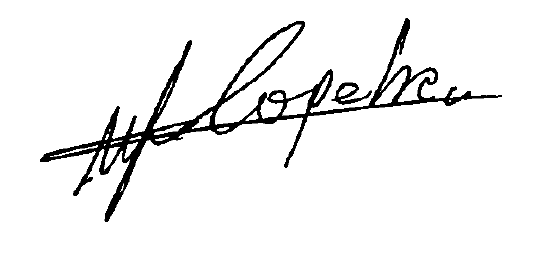
//> input picture 1.jpeg, 556 x 254 px
$ ./project_final ./   (built with g++ and OpenCV 4)
//> lines starting //> are read from the running program, lines starting //| are printed output that depends on the picture; after the words box and inside, x2 and y2 are one past the last pixel; in counts of white or black regions, pixels touching at a corner belong together
#include <bits/stdc++.h>
#include <stdio.h>
#include <iostream>
#include <opencv2/opencv.hpp>
#include <algorithm>
#include <cmath>
#include <utility>
#include <string.h>
#include <fstream>
#include <sys/types.h>
#include <dirent.h>
#include <errno.h>
#include <sys/stat.h>
#include <unistd.h>

using namespace std;
using namespace cv;

#define pi (22/7)

int size_x,size_y;
Mat image,image_grey;
float bound_height,bound_width;
ofstream wrt;
int h=0,b=0,length=0,height=0;
int **binaryImage;


//-------------------------------------------------------------------------------

void load_image()
{
	for(int i=0;i<h;i++)
	{
		for(int j=0;j<b;j++)
		{
			binaryImage[i][j]=(image_grey.at<uchar>(i,j)==255 ? 1:0);
		}
	}

return;
}


// [127 lines left out: functions print_skeleton_image, find_B_P1, isvalid, find_A_P1, condition1, condition2 and 2 more, not called in this run]

void hilditch( )
{
	/*
	Conditions to be satisified to change a pixel p1 from black to white. (i.e deleting the pixel)

	condition 1  :   2 < = B(p1) < = 6
	condition 2  :   A(p1)=1
	condition 3  :   p2.p4.p8=0 or A(p2)!= 1
	condition 4  :   p2.p4.p6=0 or A(p4)!= 1
	*/

	bool hasChange;

		do
		{
		hasChange = false;

		for (int i = 1; i + 1 < height; i++)
		{
                for (int j = 1; j + 1 < length; j++)
				{
					if (binaryImage[i][j]==1 && condition1(i,j) && condition2(i,j) && condition3(i,j) && condition4(i,j))
					{
                        binaryImage[i][j] = 0;
                        hasChange = true;
                    }
                }
            }
        }
		while (hasChange);

		return;
}

int is_edge_point(int x, int y)
{
	int count=0;

	for(int i=0;i<3;i++)
	{
		for(int j=0;j<3;j++)
		{
			if(i==1&&j==1)
				continue;
			if((binaryImage[i+x][j+y]==1))
			count++;
		}
	}

	if(count==1)
		return 1;
	else
		return 0;
}

int number_of_edge_points()
{
	int count=0;

	for(int i=0;i<h;i++)
	{
		for(int j=0;j<b;j++)
		{
			if(is_edge_point(i,j)==1)
			count++;
		}
	}

	return count;
}

// Normalised Area Function including centroid
// Normalised Area = (area of signature / area of bounding box)

long double na(int my,int mmy,int ret)
{
	long double sum_x=0;
	long double p_cnt=0;
	int pixel_count=0;
	int min_x=size_x,min_y=size_y,max_x=0,max_y=0;

	for(int x=0;x<=size_x;x++)
	{
		for(int y=my;y<=mmy;y++)
		{
			if(!image_grey.at<uchar>(x,y))
		    {
		    	pixel_count++;
		        min_x=min(min_x,x);
		        max_x=max(max_x,x);
		        min_y=min(min_y,y);
		        max_y=max(max_y,y);
		        sum_x+=x;
		        p_cnt++;
		    }
		}
	  }

	float bound_height=max_x-min_x+1;
	float bound_width=max_y-min_y+1;

	long double normalised_area;
	long double area=(bound_height)*(bound_width);

	normalised_area=pixel_count/area;			// (area of signature/ area of bounding box)

	long double centroid_x=sum_x/p_cnt;
	long double area11=0,area12=0;

	area11=(centroid_x-min_x+1)*(max_y-min_y+1);
	area12=(max_x-centroid_x)*(max_y-min_y+1);

	if(ret==0)
    	return normalised_area;
    if(ret==1)
    	return area11;

  	return area12;
}


int main( int argc, char** argv )
{
	string img=".jpeg";
	int cnt=0;
	//mkdir("out", S_IRWXU | S_IRWXG | S_IROTH |S_IXOTH);
	chdir(argv[1]);
	vector<long double> naa,ar,hh,vh,ca,ts1,ts2,ts3,sf1,sf2,sf3,sf4,sf5,sf6,lrx,lry,rlx,rly,tbx,tby,btx,bty,ep;
	vector<pair<long double,long double> > c1,c2;
	int flag=0;
	while(1){
	  	cnt++;
	  	string file;
	  	stringstream ss;
	  	ss<<cnt;ss>>file;
	  	string ff=file+".txt";
	  	file+=img;

	  	image = imread( file.c_str(), 1 );
//> image is the input picture: 254 rows x 556 cols, CV_8UC3; min 0, max 255, mean 239.8
	  	if(!image.data )
	  	{
		  	printf( "No image data \n" );
		  	break;
	  	}
	  	wrt.open(ff.c_str());
	  	flag=1;

		size_x=0,size_y=0;
		bound_height=0,bound_width=0;
		h=0,b=0,length=0,height=0;

	  	cvtColor(image, image_grey, CV_RGB2GRAY);
	  	namedWindow( "Display Image", CV_WINDOW_AUTOSIZE );
	  	namedWindow( "Original Image", CV_WINDOW_AUTOSIZE );

	  	//imshow( "Original Image", image_grey );
	  	Size s = image_grey.size();
//> s = Size(556, 254)
	  	size_x = s.height;
//> size_x = 254
	  	size_y = s.width;
//> size_y = 556
	  	int pixel_count=0;
	  	int min_x=size_x,min_y=size_y,max_x=0,max_y=0;
//> min_x = 254; min_y = 556

	  	// Bounding Box
	  	for(int x=0;x<size_x;x++)
	  	{
			for(int y=0;y<size_y;y++)
			{
				image_grey.at<uchar>(x,y)=(image_grey.at<uchar>(x,y)<=125 ? 0:255);

				if(!image_grey.at<uchar>(x,y))
				{
					pixel_count++;
				    min_x=min(min_x,x);
				    max_x=max(max_x,x);
				    min_y=min(min_y,y);
				    max_y=max(max_y,y);
				}
			}
	  	}
//> this loop made 254 passes
//> (pixel_count, min_x, max_x, min_y, max_y) on passes 1 to 3: (0, 254, 0, 556, 0), (0, 254, 0, 556, 0), (0, 254, 0, 556, 0)
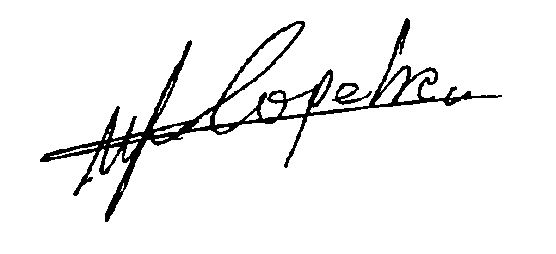
//> image_grey: 254 rows x 556 cols, CV_8UC1; 94.2% white; 2 black regions, box (x1, y1, x2, y2) and area: (40, 18, 502, 222) 7826, (332, 83, 372, 105) 305
//> after the loop, pixel_count = 8131; min_x = 18; max_x = 221; min_y = 40; max_y = 501

	  	bound_height=max_x-min_x+1;
//> bound_height = 204
	  	bound_width=max_y-min_y+1;
//> bound_width = 462

	  	long double normalised_area;
	  	long double area=(bound_height)*(bound_width);
//> area = 94248

	  	wrt<<"Height 		: "<<size_x<<"\n";
	  	wrt<<"Width 		: "<<size_y<<"\n";
	  	wrt<<"Pixel count	: "<<pixel_count<<"\n";
	  	wrt<<"Total pixels	: "<<size_x * size_y<<"\n";

	  	wrt<<"Bounding Box Height	: "<<bound_height<<"\t\tMin_x	: "<<min_x<<"\tMax_x	: "<<max_x<<"\n";
	  	wrt<<"Bounding Box Width	: "<<bound_width<<"\t\tMin_y	: "<<min_y<<"\tMax_y	: "<<max_y<<"\n";
	  	wrt<<"Bounding Box Area 	: "<<area<<"\n";

	  	normalised_area=pixel_count/area;  	// (area of signature/ area of bounding box)
//> normalised_area = 0.0863

	  	wrt<<"Feature 1      : Normalised area               : "<<normalised_area<<"\n";
	  	naa.push_back(normalised_area);
//> naa = [0.0863]

	  	long double AR=bound_width/bound_height;
//> AR = 2.26
	  	wrt<<"Feature 2      : Aspect Ratio                  : "<<AR<<"\n";
	    ar.push_back(AR);
//> ar = [2.26]

	  	int hor_histo=0;
	  	int ver_histo=0;
	  	long double histo_row,histo_col;

	  	int sum_x1=0,sum_x2=0,sum_y1=0,sum_y2=0;
	  	int p_cnt1=0,p_cnt2=0;

	  	for(int x=min_x;x<=max_x;x++)
	  	{
			int cnt=0;

			for(int y=min_y;y<=max_y;y++)
			{
				if(!image_grey.at<uchar>(x,y))
				{
				    cnt++;
				    if(y<(max_y-min_y)/2)
				    {
				            sum_x1+=x;
				            sum_y1+=y;
				            p_cnt1++;
				    }

				    else
				    {
				        sum_x2+=x;
				        sum_y2+=y;
				        p_cnt2++;
				    }
				}
			}

			if(hor_histo<cnt)
			{
				hor_histo=cnt;
				histo_row=x;
			}
	  	}
//> this loop made 204 passes
//> (sum_x1, sum_y1, p_cnt1, sum_x2, sum_y2, hor_histo) on passes 1, 2, 3, 4, 5, 6, 10, 11, 24, 25, 30, 49: (0, 0, 0, 36, 813, 2), (0, 0, 0, 112, 2439, 4), (0, 0, 0, 212, 4474, 5), (0, 0, 0, 506, 9309, 14), (0, 0, 0, 880, 15037, 17), (0, 0, 0, 1317, 21350, 19), (0, 0, 0, 3182, 46167, 20), (0, 0, 0, 3770, 53182, 21), (204, 948, 5, 12281, 134149, 22), (414, 1893, 10, 13079, 140529, 24), (1629, 6969, 37, 17045, 169759, 25), (7498, 25620, 139, 32883, 256349, 30)
//> (sum_x1, sum_y1, p_cnt1, sum_x2, sum_y2) on passes 7, 8, 9, 12, 13, 14: (0, 0, 0, 1749, 27446), (0, 0, 0, 2174, 33234), (0, 0, 0, 2642, 39425), (0, 0, 0, 4350, 59888), (0, 0, 0, 4980, 66864), (0, 0, 0, 5569, 73134)

	  	for(int y=min_y;y<=max_y;y++)
	  	{
			int cnt=0;

			for(int x=min_x;x<=max_x;x++)
			{
				if(!image_grey.at<uchar>(x,y))
				{
				    cnt++;
				}
			}
			if(ver_histo<cnt)
			{
				ver_histo=cnt;
				histo_col=y;
			}
		}

	  	wrt<<"Feature 3      : horizontal histogram          : "<<histo_row<<"\n";
	  	wrt<<"Feature 4      : vertical histogram            : "<<histo_col<<"\n";
	  	hh.push_back(histo_row);
	  	vh.push_back(histo_col);
	  	long double centroid_x1,centroid_y1,centroid_x2,centroid_y2;
	  	centroid_x1=(long double)sum_x1/(long double)p_cnt1;
	  	centroid_y1=(long double)sum_y1/(long double)p_cnt1;
	  	centroid_x2=(long double)sum_x2/(long double)p_cnt2;
	  	centroid_y2=(long double)sum_y2/(long double)p_cnt2;


	  	long double hyp=sqrt(((centroid_x1-centroid_x2)*(centroid_x1-centroid_x2))+((centroid_y1-centroid_y2)*(centroid_y1-centroid_y2)));
	  	long double height=abs(centroid_x1-centroid_x2);
	  	long double c_angle=asin(height/hyp)/pi;

	  	c_angle+=(long double)0.5;
	  	wrt<<"Feature 5a     : Centroid 1                    : "<<centroid_y1<<" "<<centroid_x1<<"\n";
	  	wrt<<"Feature 5b     : Centroid 2                    : "<<centroid_y2<<" "<<centroid_x2<<"\n";
	  	wrt<<"Feature 5c     : Centroid angle                : "<<c_angle<<"\n";
		c1.push_back(make_pair(centroid_y1,centroid_x1));
		c2.push_back(make_pair(centroid_y2,centroid_x2));
	  	long double tri_surface_1=na(min_y,min_y+bound_width/3,0);
	  	long double tri_surface_2=na(min_y+bound_width/3+1,min_y+(bound_width/3)*2,0);
	  	long double tri_surface_3=na(min_y+((bound_width/3)*2)+1,max_y,0);
	  	wrt<<"Feature 6      : tri_surface 1                 : "<<tri_surface_1<<"\n";
	  	wrt<<"Feature 7      : tri_surface 2                 : "<<tri_surface_2<<"\n";
	  	wrt<<"Feature 8      : tri_surface 3                 : "<<tri_surface_3<<"\n";

		ts1.push_back(tri_surface_1);
		ts2.push_back(tri_surface_2);
		ts3.push_back(tri_surface_3);
	  	long double six_fold_1=na(min_y,min_y+bound_width/3,1);
	  	long double six_fold_2=na(min_y,min_y+bound_width/3,2);
	  	long double six_fold_3=na(min_y+bound_width/3+1,min_y+(bound_width/3)*2,1);
	  	long double six_fold_4=na(min_y+bound_width/3+1,min_y+(bound_width/3)*2,2);
	  	long double six_fold_5=na(min_y+((bound_width/3)*2)+1,max_y,1);
	  	long double six_fold_6=na(min_y+((bound_width/3)*2)+1,max_y,2);
	  	wrt<<"Feature 9      : six_fold 1                    : "<<six_fold_1<<"\n";
	  	wrt<<"Feature 10     : six_fold 2                    : "<<six_fold_2<<"\n";
	  	wrt<<"Feature 11     : six_fold 3                    : "<<six_fold_3<<"\n";
	  	wrt<<"Feature 12     : six_fold 4                    : "<<six_fold_4<<"\n";
	  	wrt<<"Feature 13     : six_fold 5                    : "<<six_fold_5<<"\n";
	  	wrt<<"Feature 14     : six_fold 6                    : "<<six_fold_6<<"\n";

		sf1.push_back(six_fold_1);
		sf2.push_back(six_fold_2);
		sf3.push_back(six_fold_3);
		sf4.push_back(six_fold_4);
		sf5.push_back(six_fold_5);
		sf6.push_back(six_fold_6);

		double xr1=0,yr1=0,xr2=0,yr2=0,xr3=0,yr3=0,xr4=0,yr4=0;
		int cnt=0;
		for(int x=0;x<size_x;x++)
	  	{
			for(int y=0;y<size_y-1;y++)
			{
				if(image_grey.at<uchar>(x,y)!=(image_grey.at<uchar>(x,y+1))){
						xr1+=x;
						yr1+=y;
						cnt++;
				}
			}
	  	}
	  	xr1/=(cnt*size_x);
	  	yr1/=(cnt*size_y);

	  	cnt=0;
	  	for(int x=0;x<size_x;x++)
	  	{
			for(int y=size_y-1;y>=1;y--)
			{
				if(image_grey.at<uchar>(x,y)!=(image_grey.at<uchar>(x,y-1))){
						xr2+=x;
						yr2+=y;
						cnt++;
				}
			}
	  	}
	  	xr2/=(cnt*size_x);
	  	yr2/=(cnt*size_y);

	  	cnt=0;
	  	for(int y=0;y<size_y;y++)
	  	{
			for(int x=0;x<size_x-1;x++)
			{
				if(image_grey.at<uchar>(x,y)!=(image_grey.at<uchar>(x+1,y))){
						xr3+=x;
						yr3+=y;
						cnt++;
				}
			}
	  	}
	  	xr3/=(cnt*size_x);
	  	yr3/=(cnt*size_y);

	  	cnt=0;
	  	for(int y=0;y<size_y;y++)
	  	{
			for(int x=size_x-1;x>=1;x--)
			{
				if(image_grey.at<uchar>(x,y)!=(image_grey.at<uchar>(x-1,y))){
						xr4+=x;
						yr4+=y;
						cnt++;
				}
			}
	  	}
	  	xr4/=(cnt*size_x);
	  	yr4/=(cnt*size_y);

	  	/*wrt<<xr1<<" "<<xr2<<" "<<xr3<<" "<<xr4<<"\n";
	  	wrt<<yr1<<" "<<yr2<<" "<<yr3<<" "<<yr4<<"\n";*/

	  	wrt<<"Feature 15     : left-right(x)                 : "<<xr1<<"\n";
	  	wrt<<"Feature 16     : left-right(y)                 : "<<yr1<<"\n";
	  	wrt<<"Feature 17     : right-left(x)                 : "<<xr2<<"\n";
	  	wrt<<"Feature 18     : right-left(y)                 : "<<yr2<<"\n";
	  	wrt<<"Feature 19     : top-bottom(x)                 : "<<xr3<<"\n";
	  	wrt<<"Feature 20     : top-bottom(y)                 : "<<yr3<<"\n";
	  	wrt<<"Feature 21     : bottom-top(x)                 : "<<xr4<<"\n";
	  	wrt<<"Feature 22     : bottom-top(y)                 : "<<yr4<<"\n";

		lrx.push_back(xr1);
		lry.push_back(yr1);
		rlx.push_back(xr2);
		rly.push_back(yr2);
		tbx.push_back(xr3);
		tby.push_back(yr3);
		btx.push_back(xr4);
		bty.push_back(yr4);

		binaryImage=new int* [size_x+10];

		for(int i=0;i<size_x+10;i++)
			binaryImage[i]=new int[size_y+10];

		b=size_y;
		h=size_x;
		length=size_y;
		height=size_x;
		load_image( );
		//wrt<<"Image before Skeletonization \n";
		hilditch( );
		//wrt<<"Image after Skeletonization \n";
		//print_skeleton_image();
		int edge_points=number_of_edge_points();
	  	wrt<<"Feature 23     : edge_points                   : "<<edge_points<<"\n";

	  	ep.push_back(edge_points);
		for(int y=min_y;y<=max_y;y++)
		{
			for(int x = min_x;x<=max_x;x++)
				if(y==min_y || y==max_y || x==min_x || x==max_x)
				image_grey.at<uchar>(x,y)=0;
		}
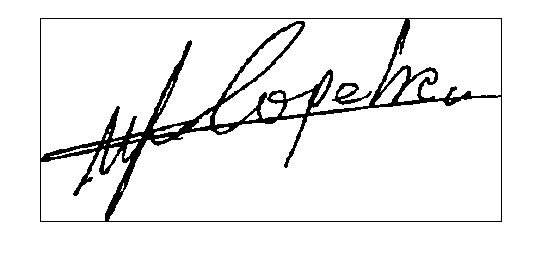
//> image_grey: 254 rows x 556 cols, CV_8UC1; 93.3% white; 2 black regions, box (x1, y1, x2, y2) and area: (40, 18, 502, 222) 9144, (332, 83, 372, 105) 305

		for(int y=min_y;y<=max_y;y++)
		{
			image_grey.at<uchar>(histo_row,y)=0;
		}
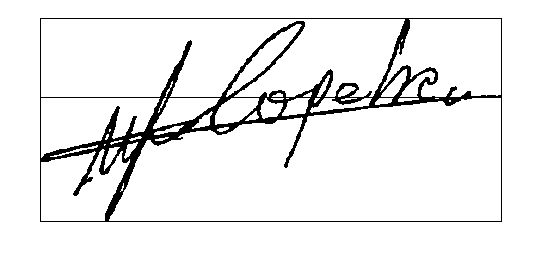
//> image_grey: 254 rows x 556 cols, CV_8UC1; 93.1% white; 1 black region, box (x1, y1, x2, y2) and area: (40, 18, 502, 222) 9766

		for(int x = min_x;x<=max_x;x++)
		{
			image_grey.at<uchar>(x,histo_col)=0;
		}
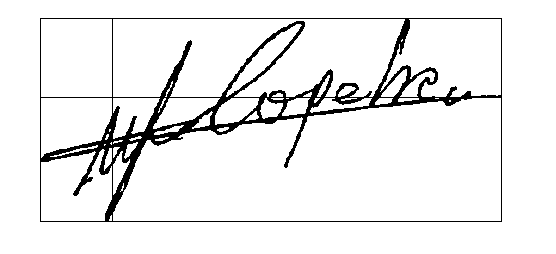
//> image_grey: 254 rows x 556 cols, CV_8UC1; 93% white; 1 black region, box (x1, y1, x2, y2) and area: (40, 18, 502, 222) 9916

	  	//imshow( "Display Image", image_grey );
	  	//int next;
	  	//cin>>next;
	  	wrt.close();
  	}
  	if(!flag)
  		return 0;
  	wrt.open("final.txt");
  	long double avg[30]={0};
  	for(int i=0;i<(int)naa.size();i++){
  		avg[1]+=naa[i];
  	}
//> this loop made 1 pass
  	avg[1]/=naa.size();
  	for(int i=0;i<(int)ar.size();i++){
  		avg[2]+=ar[i];
  	}
  	avg[2]/=ar.size();;
  	for(int i=0;i<(int)hh.size();i++){
  		avg[3]+=hh[i];
  	}
  	avg[3]/=hh.size();
  	for(int i=0;i<(int)vh.size();i++){
  		avg[4]+=vh[i];
  	}
  	avg[4]/=vh.size();
  	for(int i=0;i<(int)c1.size();i++){
  		avg[5]+=c1[i].first;
  		avg[6]+=c1[i].second;
  	}
  	avg[5]/=c1.size();
  	avg[6]/=c1.size();
  	for(int i=0;i<(int)c2.size();i++){
  		avg[7]+=c2[i].first;
  		avg[8]+=c2[i].second;
  	}
  	avg[7]/=c2.size();
  	avg[8]/=c2.size();
  	for(int i=0;i<(int)ca.size();i++){
  		avg[9]+=ca[i];
  	}
  	avg[9]/=ca.size();
  	for(int i=0;i<(int)ts1.size();i++){
  		avg[10]+=ts1[i];
  	}
  	avg[10]/=ts1.size();
  	for(int i=0;i<(int)ts2.size();i++){
  		avg[11]+=ts2[i];
  	}
  	avg[11]/=ts2.size();
  	for(int i=0;i<(int)ts3.size();i++){
  		avg[12]+=ts3[i];
  	}
  	avg[12]/=ts3.size();
  	for(int i=0;i<(int)sf1.size();i++){
  		avg[13]+=sf1[i];
  	}
  	avg[13]/=sf1.size();
  	for(int i=0;i<(int)sf2.size();i++){
  		avg[14]+=sf2[i];
  	}
  	avg[14]/=sf2.size();
  	for(int i=0;i<(int)sf3.size();i++){
  		avg[15]+=sf3[i];
  	}
  	avg[15]/=sf3.size();
  	for(int i=0;i<(int)sf4.size();i++){
  		avg[16]+=sf4[i];
  	}
  	avg[16]/=sf4.size();
  	for(int i=0;i<(int)sf5.size();i++){
  		avg[17]+=sf5[i];
  	}
  	avg[17]/=sf5.size();
  	for(int i=0;i<(int)sf6.size();i++){
  		avg[18]+=sf6[i];
  	}
  	avg[18]/=sf6.size();
  	for(int i=0;i<(int)lrx.size();i++){
  		avg[19]+=lrx[i];
  	}
  	avg[19]/=lrx.size();
  	for(int i=0;i<(int)lry.size();i++){
  		avg[20]+=lry[i];
  	}
  	avg[20]/=lry.size();
  	for(int i=0;i<(int)rlx.size();i++){
  		avg[21]+=rlx[i];
  	}
  	avg[21]/=rlx.size();
  	for(int i=0;i<(int)rly.size();i++){
  		avg[22]+=rly[i];
  	}
  	avg[22]/=rly.size();
  	for(int i=0;i<(int)tbx.size();i++){
  		avg[23]+=tbx[i];
  	}
  	avg[23]/=tbx.size();
  	for(int i=0;i<(int)tby.size();i++){
  		avg[24]+=tby[i];
  	}
  	avg[24]=tby.size();
  	for(int i=0;i<(int)btx.size();i++){
  		avg[25]+=btx[i];
  	}
  	avg[25]/=btx.size();
  	for(int i=0;i<(int)bty.size();i++){
  		avg[26]+=bty[i];
  	}
  	avg[26]/=bty.size();
  	for(int i=0;i<(int)ep.size();i++){
  		avg[27]+=ep[i];
  	}
  	avg[27]/=ep.size();
  	for(int i=1;i<28;i++){
  		wrt<<avg[i];
  		if(i==5 or i==7){
  			i++;
  			wrt<<" "<<avg[i];
  		}
  		wrt<<"\n";
  	}
  	wrt.close();
  	waitKey(0);

  	return 0;
}
